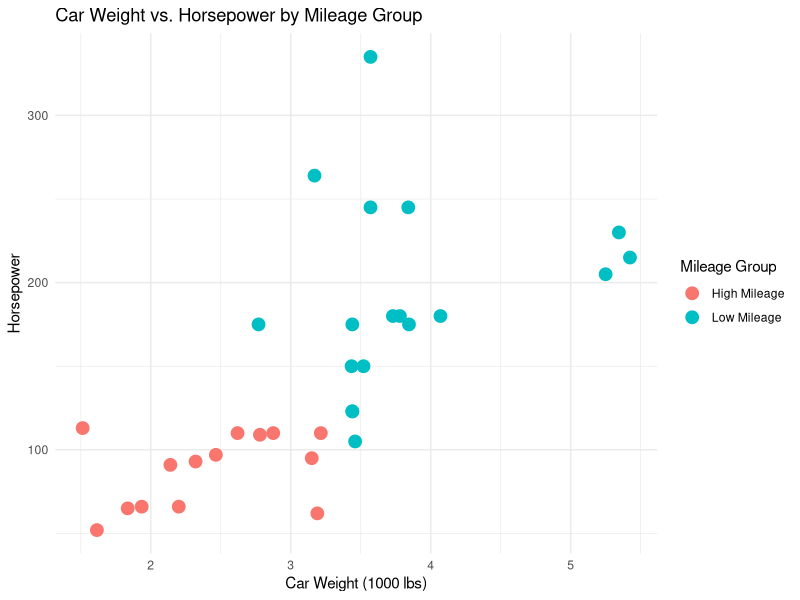

This chart was generated by the following R code:
#Demonstrate using ifelse() in R to create a new variable and plot this conditional variable using ggplot2.
library(ggplot2)
mtcars$mileage_group <- ifelse(mtcars$mpg > 20, "High Mileage", "Low Mileage")
ggplot(mtcars, aes(x = wt, y = hp, color = mileage_group)) +
  geom_point(size = 4) +
  labs(
    title = "Car Weight vs. Horsepower by Mileage Group",
    x = "Car Weight (1000 lbs)",
    y = "Horsepower",
    color = "Mileage Group"
  ) +
  theme_minimal()
